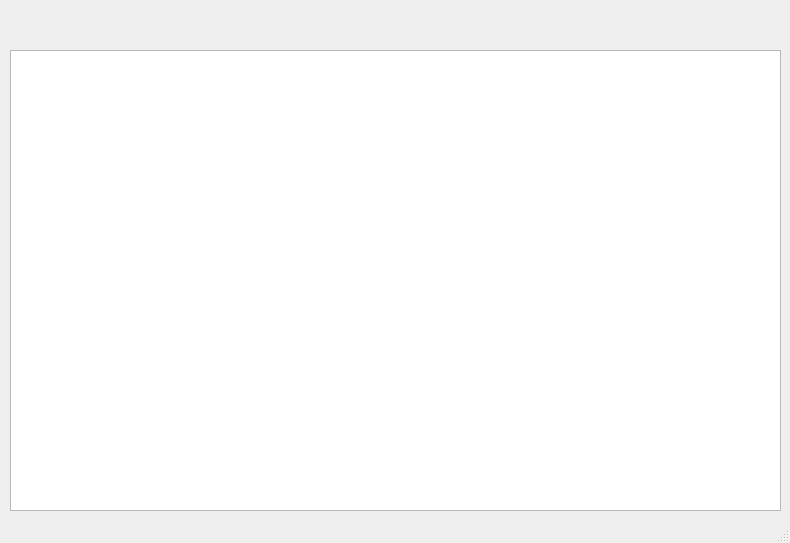
<?xml version="1.0" encoding="UTF-8"?>
<ui version="4.0">
 <class>MainWindow</class>
 <widget class="QMainWindow" name="MainWindow">
  <property name="geometry">
   <rect>
    <x>0</x>
    <y>0</y>
    <width>790</width>
    <height>543</height>
   </rect>
  </property>
  <property name="windowTitle">
   <string>MainWindow</string>
  </property>
  <widget class="QWidget" name="centralwidget">
   <widget class="QWidget" name="horizontalLayoutWidget">
    <property name="geometry">
     <rect>
      <x>10</x>
      <y>10</y>
      <width>771</width>
      <height>31</height>
     </rect>
    </property>
    <layout class="QHBoxLayout" name="layout_for_buttons"/>
   </widget>
   <widget class="QTableView" name="tableWidget">
    <property name="geometry">
     <rect>
      <x>10</x>
      <y>50</y>
      <width>771</width>
      <height>461</height>
     </rect>
    </property>
   </widget>
  </widget>
  <widget class="QStatusBar" name="statusbar"/>
 </widget>
 <resources/>
 <connections/>
</ui>
